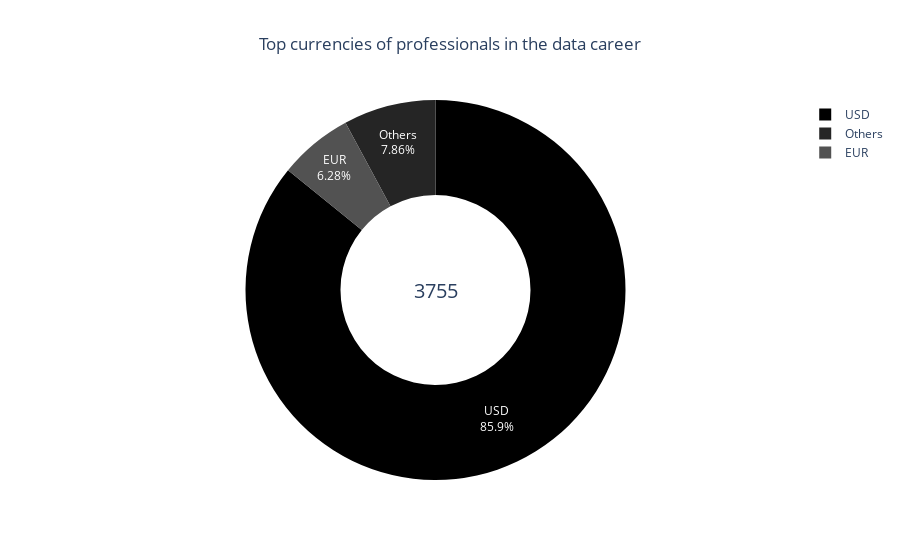

Notebook code for this chart:
### Markdown cell above
The predominant payment currencies are the Dollar and the Euro.

### Code cell
salary_currency = df["salary_currency"].value_counts()

# top currency
top_currencies_labels = salary_currency.index.values[:2].tolist()
top_currencies_values = salary_currency.values[:2].tolist()

# sum of total jobs registered
total = sum(salary_currency.values)

# sum of other jobs
others = sum(salary_currency.values[2:])

currency_values = top_currencies_values + [others]
currency_labels = top_currencies_labels + ["Others"]

currencies = dict(zip(currency_labels, currency_values))

# Ordenar o dicionário pelos valores em ordem crescente
currencies_ordered = dict(
    sorted(currencies.items(), key=lambda item: item[1], reverse=True)
)

# Cria um objeto Pie para o gráfico de donut
data = [
    go.Pie(
        labels=list(currencies_ordered.keys()),
        values=list(currencies_ordered.values()),
        hole=0.5,
        marker=dict(colors=list(reversed(colors.sequential.Greys))),
        textinfo="percent+label",
        insidetextorientation="auto",
        hoverinfo="label+value",
    )
]

# Cria a anotação com o valor total
annotation = dict(font=dict(size=20), showarrow=False, text=str(total), x=0.5, y=0.5)

# Cria o layout do gráfico
layout = go.Layout(
    title={
        "text": "Top currencies of professionals in the data career",
        "x": 0.5,
        "xanchor": "center",
    },
    # width=600,
    # height=600,
    annotations=[annotation],
)

# Cria a figura do gráfico
fig = go.Figure(data=data, layout=layout)

fig.show()

### Figure 1 — Plotly figure (JSON) as saved in the notebook; plotly's stock layout.template omitted (floating-point values rounded to 4 significant figures)
{"data": [{"hole": 0.5, "hoverinfo": "label+value", "insidetextorientation": "auto", "labels": ["USD", "Others", "EUR"], "marker": {"colors": ["rgb(0,0,0)", "rgb(37,37,37)", "rgb(82,82,82)", "rgb(115,115,115)", "rgb(150,150,150)", "rgb(189,189,189)", "rgb(217,217,217)", "rgb(240,240,240)", "rgb(255,255,255)"]}, "textinfo": "percent+label", "type": "pie", "values": [3224, 295, 236]}], "layout": {"annotations": [{"font": {"size": 20}, "showarrow": false, "text": "3755", "x": 0.5, "y": 0.5}], "title": {"text": "Top currencies of professionals in the data career", "x": 0.5, "xanchor": "center"}}}
